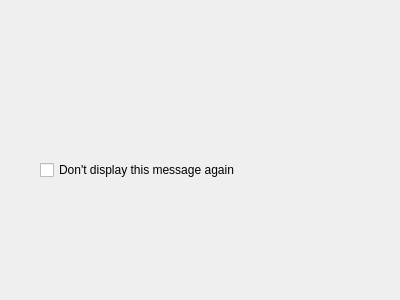
<?xml version="1.0" encoding="UTF-8"?>
<ui version="4.0">
 <class>WinVistaDownloadsMsg</class>
 <widget class="QDialog" name="WinVistaDownloadsMsg">
  <property name="geometry">
   <rect>
    <x>0</x>
    <y>0</y>
    <width>400</width>
    <height>300</height>
   </rect>
  </property>
  <property name="windowTitle">
   <string>Dialog</string>
  </property>
  <widget class="QCheckBox" name="chbDontDisplay">
   <property name="geometry">
    <rect>
     <x>40</x>
     <y>160</y>
     <width>233</width>
     <height>20</height>
    </rect>
   </property>
   <property name="text">
    <string>Don't display this message again</string>
   </property>
  </widget>
 </widget>
 <resources/>
 <connections/>
</ui>
